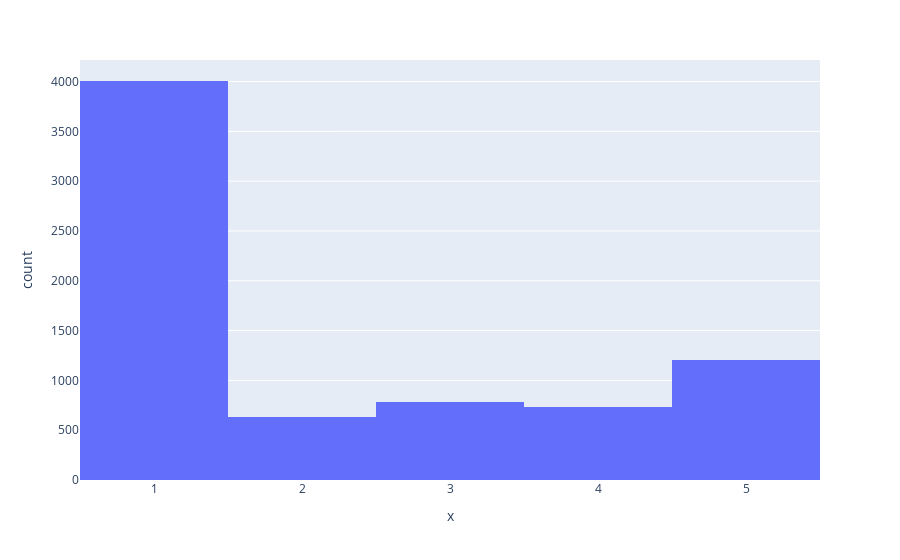

The notebook cell saved with this chart:
### Code cell
impact_of_late_orders(df, 'late_orders_x')

### Figure 1 — Plotly figure (JSON) as saved in the notebook; plotly's stock layout.template omitted (floating-point values rounded to 4 significant figures; data arrays with more than 128 entries replaced by an {"elided": "..."} marker saying what was removed)
{"data": [{"alignmentgroup": "True", "bingroup": "x", "hovertemplate": "x=%{x}<br>count=%{y}<extra></extra>", "legendgroup": "", "marker": {"color": "#636efa", "pattern": {"shape": ""}}, "name": "", "offsetgroup": "", "orientation": "v", "showlegend": false, "type": "histogram", "x": {"elided": "7365 int values"}, "xaxis": "x", "yaxis": "y"}], "layout": {"barmode": "relative", "legend": {"tracegroupgap": 0}, "margin": {"t": 60}, "xaxis": {"anchor": "y", "domain": [0, 1], "title": {"text": "x"}}, "yaxis": {"anchor": "x", "domain": [0, 1], "title": {"text": "count"}}}}
